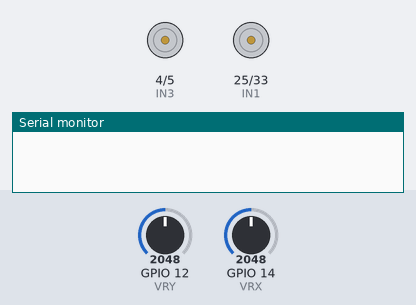
This sketch was run on a simulated ESP32. On the bench: motor-driver pin pairs drawn as motors (green arrow = first pin HIGH = forward, orange = second pin HIGH = backward, longer = more drive), the last lines printed to the serial monitor. The inputs (shaded band) are chosen by the test bench; at power-on: GPIO 12 (VRY) = 2048, GPIO 14 (VRX) = 2048.

Above: at 1.2 s.
1.3 s: GPIO 12 (VRY) set to 1984
2.8 s: GPIO 12 (VRY) set to 1911
4.7 s: GPIO 14 (VRX) set to 11
7.7 s: GPIO 14 (VRX) set to 8
At 8.7 s:
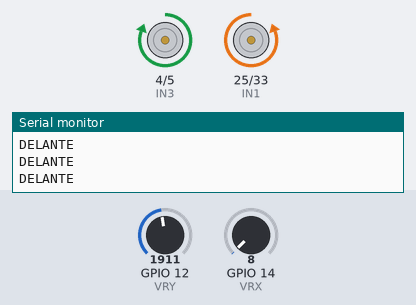
9.2 s: GPIO 14 (VRX) set to 4095
At 9.8 s:
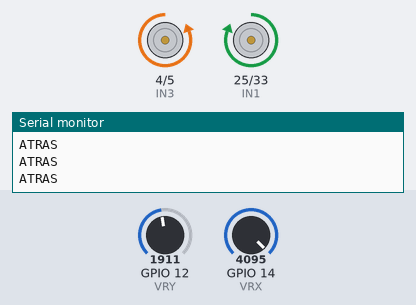
Timing chart, 0 to 11.7 s (numbered marks = the images above; inputs shaded):
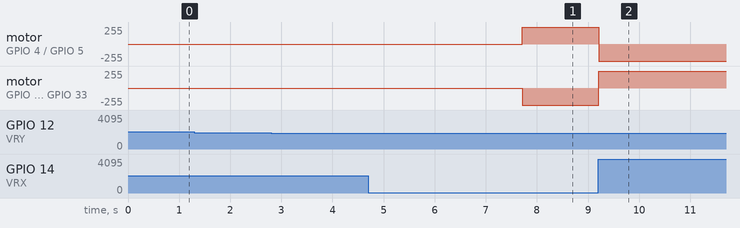

The sketch:

Joystick_Control_Motors.ino
```cpp
int VRX = 14;
int VRY = 12;
int posX = 0;
int posY = 0;


//YA ESTA EN CODIGO
int IN1 = 25;  //ccw m1
int IN2 = 33;  //cw m1
int IN3 = 4;  //ccw m2
int IN4 = 5;  //cw m2
bool CW1 = 0;
bool CCW1 = 0;


void setup() {
  // put your setup code here, to run once:
  pinMode(VRX, INPUT);
  pinMode(VRY, INPUT);
  pinMode(IN1, OUTPUT);
  pinMode(IN2, OUTPUT);
  pinMode(IN3, OUTPUT);
  pinMode(IN4, OUTPUT);
  Serial.begin(9600);


}

void loop() {
  // put your main code here, to run repeatedly:
  posX = analogRead(VRX);
  posY = analogRead(VRY);
  // Serial.print("X= ");
  // Serial.println(posX);
  // Serial.print("Y= ");
  // Serial.println(posY);
  // delay(2000);
  if (posX > 1800 and posX < 1850){  //EJE X EN CERO
    if (posY > 4090){
      Serial.println("DERECHA");
      digitalWrite(IN1, 1);
      digitalWrite(IN2, 0);
      digitalWrite(IN3, 1);
      digitalWrite(IN4, 0);
    }
    else if (posY < 10 ){
      Serial.println("IZQUIERDA");
      digitalWrite(IN1, 0);
      digitalWrite(IN2, 1);
      digitalWrite(IN3, 0);
      digitalWrite(IN4, 1);
    }
    else {
      Serial.println("CENTRO");
      digitalWrite(IN1, 0);
      digitalWrite(IN2, 0);
      digitalWrite(IN3, 0);
      digitalWrite(IN4, 0);
    }
  }
  if (posY > 1900 and posY < 1950){  //EJE Y EN CERO
    if (posX > 4090){
      Serial.println("ATRAS");
      digitalWrite(IN1, 1);
      digitalWrite(IN2, 0);
      digitalWrite(IN3, 0);
      digitalWrite(IN4, 1);
      }
    else if (posX < 10 ){
      Serial.println("DELANTE");
      digitalWrite(IN1, 0);
      digitalWrite(IN2, 1);
      digitalWrite(IN3, 1);
      digitalWrite(IN4, 0);
      }
    else {
      Serial.println("CENTRO");
      digitalWrite(IN1, 0);
      digitalWrite(IN2, 0);
      digitalWrite(IN3, 0);
      digitalWrite(IN4, 0);
    }
  }
}
```

Measured:
- the behaviour switches between 10 and 9 on GPIO 14 (VRX) (found by bisection; images 0 and 1)
- after the input at 1.3 s, every drawn part: stays the same
- after the input at 7.7 s, motor on GPIO 4 (IN3) / GPIO 5 (IN4): stopped → forward 255/255 at once; motor on GPIO 25 (IN1) / GPIO 33 (IN2): stopped → backward 255/255 at once
- after the input at 9.2 s, motor on GPIO 4 (IN3) / GPIO 5 (IN4): forward 255/255 → backward 255/255 at once; motor on GPIO 25 (IN1) / GPIO 33 (IN2): backward 255/255 → forward 255/255 at once
